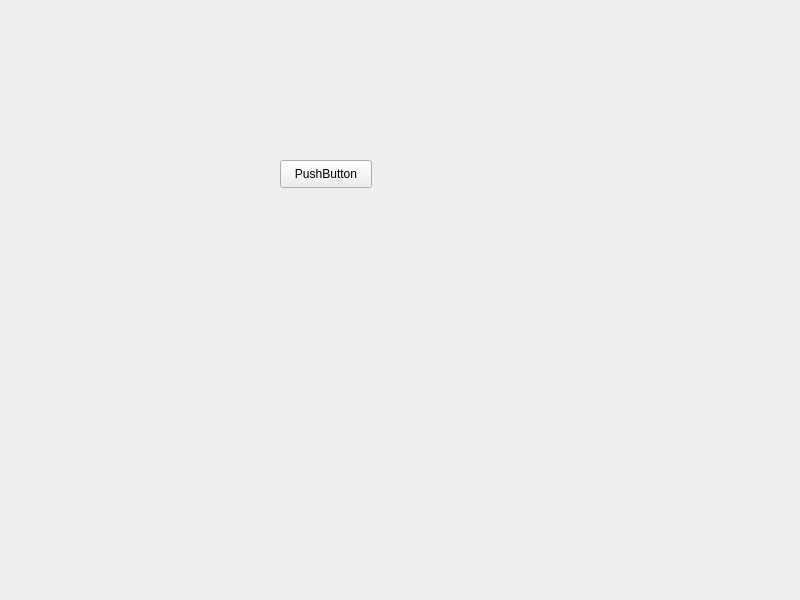
<?xml version="1.0" encoding="UTF-8"?>
<ui version="4.0">
 <class>Widget</class>
 <widget class="QWidget" name="Widget">
  <property name="geometry">
   <rect>
    <x>0</x>
    <y>0</y>
    <width>800</width>
    <height>600</height>
   </rect>
  </property>
  <property name="windowTitle">
   <string>Widget</string>
  </property>
  <widget class="QPushButton" name="pushButton">
   <property name="geometry">
    <rect>
     <x>280</x>
     <y>160</y>
     <width>92</width>
     <height>28</height>
    </rect>
   </property>
   <property name="text">
    <string>PushButton</string>
   </property>
  </widget>
 </widget>
 <resources/>
 <connections>
  <connection>
   <sender>pushButton</sender>
   <signal>clicked()</signal>
   <receiver>Widget</receiver>
   <slot>myslot1()</slot>
   <hints>
    <hint type="sourcelabel">
     <x>337</x>
     <y>167</y>
    </hint>
    <hint type="destinationlabel">
     <x>959</x>
     <y>178</y>
    </hint>
   </hints>
  </connection>
 </connections>
 <slots>
  <slot>myslot1()</slot>
 </slots>
</ui>
